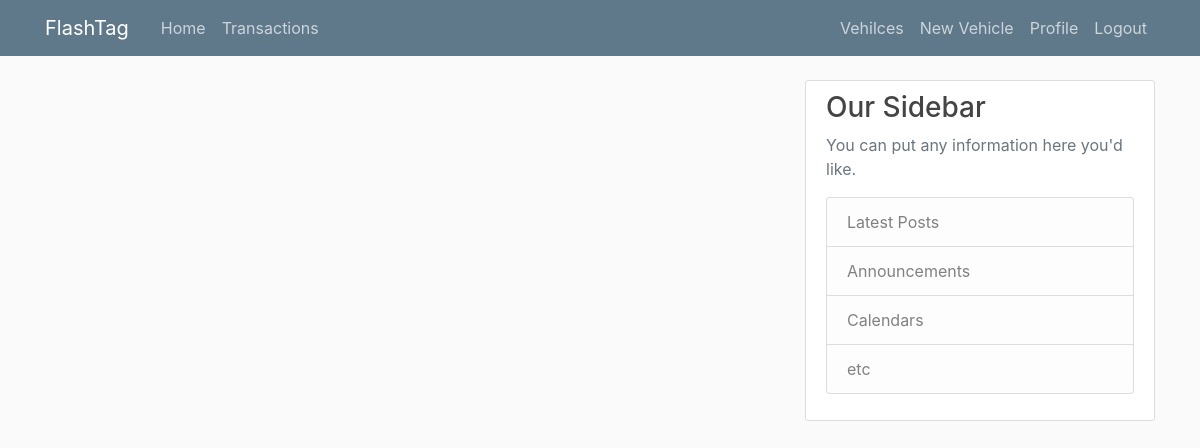
/user/NU1/ (signed in), run on an earlier commit of the app's database.
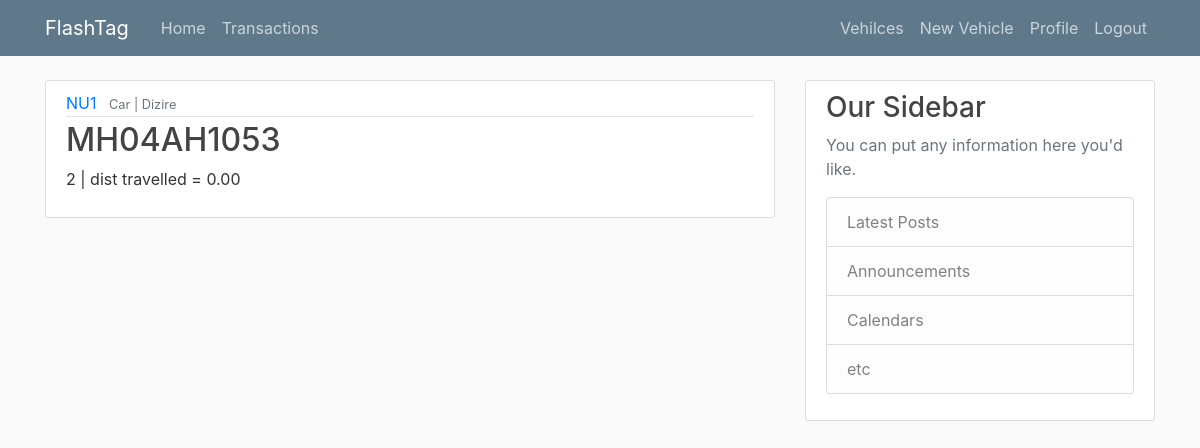
And on a later commit of the database.
### User/models.py (models this page shows, shortened)
class Vehicle(models.Model):
    user = models.ForeignKey(DjangoUser, on_delete=models.CASCADE)
    vehicle_number = models.CharField(max_length = 10,primary_key=True)
    vehicle_type = models.CharField(max_length = 10)
    vehicle_model = models.CharField(max_length = 10)
    vehicle_distance = models.DecimalField(max_digits=10,decimal_places=2,default=0)

### User/views.py (the view)
# urls.py: path('user/<str:username>/', User_views.VehicleListView.as_view(), name='User-home'),
class VehicleListView(LoginRequiredMixin, ListView):
    model = Vehicle
    template_name = 'User/vehicles.html'
    context_object_name = "vehicles"
    paginate_by = 5 #pagination
    login_url = 'User-login'
    def get_queryset(self):
        curr_user = get_object_or_404(DjangoUser, username=self.kwargs.get('username'))
        return Vehicle.objects.filter(user=curr_user).order_by('-vehicle_number')

### User/templates/User/vehicles.html (shortened to what this page needs)
{% extends "User/base.html" %}
{% block content %}
    {% for vehicle in vehicles %}
    <article class="media content-section">
        <div class="media-body">
          <div class="article-metadata">
            <a class="mr-2" href="#">{{ vehicle.user.username }}</a>
            <small class="text-muted"> {{ vehicle.vehicle_type }} | {{ vehicle.vehicle_model }} </small>
          </div>
          <h2><a class="article-title" href="#">{{ vehicle.vehicle_number }}</a></h2>
          <p class="article-content">{{ vehicle.user.id }} | dist travelled = {{ vehicle.vehicle_distance }}</p>
        </div>
      </article>
    {% endfor %}
{% endblock content %}

What changed in the data, as far as the page shows it:
added Vehicle: user.username "NU1", vehicle_type "Car", vehicle_model "Dizire", vehicle_number "MH04AH1053", user.id "2", vehicle_distance "0.00"
